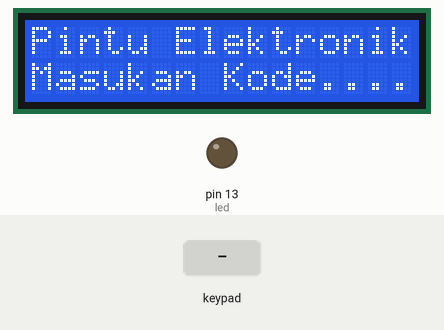
Simulated run of this sketch. Board: Arduino Uno, built with avr-gcc and run on an emulated ATmega328P. Parts: 16×2 character LCD, output pins drawn as LEDs (lit = HIGH). The inputs (shaded band) are chosen by the test bench.

Above: at 1.45 s.
1.8 s: keypad keys 1 1 0 8 2 0 * pressed 0.74 s apart
At 7.1 s:
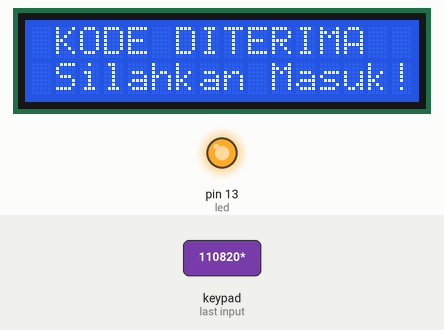
8.4 s: key '*' pressed
At 10.15 s:
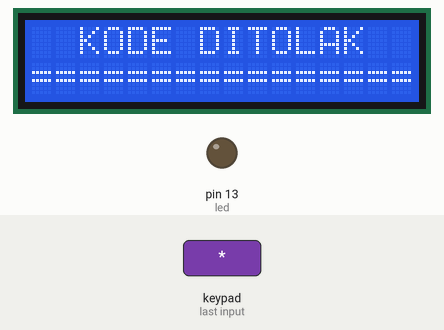
11.4 s: keypad keys 1 1 0 8 2 0 # pressed 0.74 s apart
At 15.5 s:
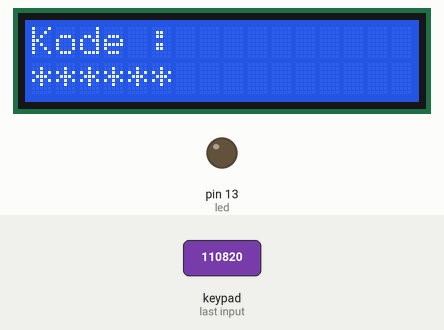
18.0 s: key '1' pressed
At 19.5 s:
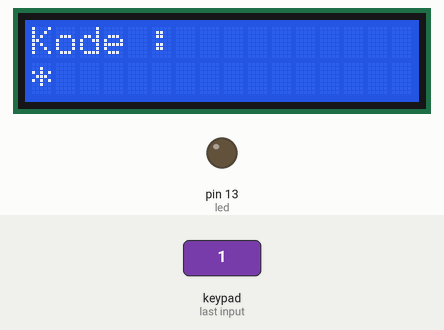
19.8 s: keypad keys 1 1 0 8 2 0 pressed 0.74 s apart
At 24.5 s:
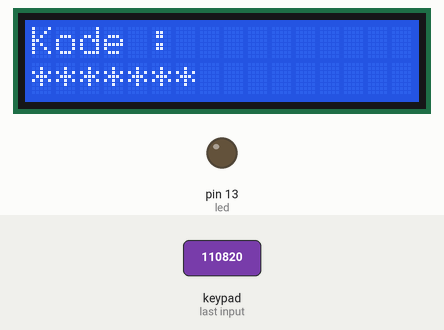
25.7 s: keypad keys 1 3 9 7 2 2 pressed 0.74 s apart
At 30.1 s:
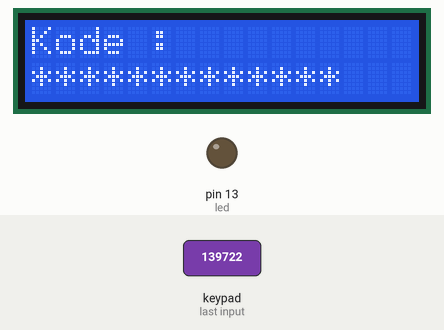
Timing chart, 0 to 31.6 s (numbered marks = the images above; inputs shaded):
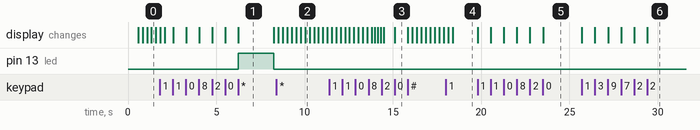

Measured:
- after the input at 1.8 s, pin 13 (led): LOW → HIGH after 4.5 s, → LOW 2.0 s later; the display: first differs from a run without the input after 0.29 s (image 1 shows a later state)
- after the input at 8.4 s, the display: first differs from a run without the input after 1.4 s (image 2 shows a later state)
- after the input at 11.4 s, the display: first differs from a run without the input after 2.4 s (image 3 shows a later state)
- after the input at 18.0 s, the display: first differs from a run without the input after 0.38 s (image 4)
- after the input at 19.8 s, the display: first changes at once (image 5 shows a later state)
- after the input at 25.7 s, the display: first changes at once (image 6 shows a later state)
- what the display in image 1 shows lasts 2.0 s, from 6.3 s to 8.3 s

The sketch:

Sketch_Rangkaian_Kunci_Elektronik_dengan_Password.ino
```cpp
#include <LiquidCrystal.h>
#include <Password.h>
#include <Keypad.h>
Password password = Password( "110820" );
LiquidCrystal lcd(12, 11, 10, 9, 8, 7);
int x = 0;
int a = 0;
int led = 13;
const byte JmlBaris = 4;
const byte JmlKolom = 3;
char keys[JmlBaris][ JmlKolom] = {
  {'1','2','3'},
  {'4','5','6'},
  {'7','8','9'},
  {'*','0','#'}
  };
  byte PinBaris [JmlBaris] = { 3, 2, 1, 0};
  byte PinKolom[JmlKolom] = { 4, 5, 6 };
Keypad syahwil = Keypad( makeKeymap(keys), PinBaris,   PinKolom, JmlBaris, JmlKolom );
void setup() {
  lcd.begin(16, 2);
  lcd.setCursor(0,0);
  lcd.print("Power On...");
  lcd.setCursor(0,1);
  lcd.print("...by TT3ABCD...");
  delay(500);
  lcd.clear();
  syahwil.addEventListener(keypadEvent);
}
void loop() {
  pinMode(led, OUTPUT);
   if (a==0) {
     lcd.setCursor(0, 0);
     lcd.print("Pintu Elektronik!");
     lcd.setCursor(0, 1);
     lcd.print("Masukan Kode....");
     lcd.noDisplay();
     delay(250);
     lcd.display();
     delay(250);
}
  syahwil.getKey();
}
void keypadEvent(KeypadEvent eKey){
  switch (syahwil.getState()){
    case PRESSED:
      if (a == 0){
         lcd.clear();
         a = 1;
      }
      lcd.setCursor(0, 0);
      lcd.print("Kode :          ");
      lcd.setCursor(x, 1);
switch (eKey){
case '*':
  checkPassword();
  password.reset();
  break;
case '#':
  password.reset();
  lcd.setCursor(0, 0);
  lcd.clear();
  x=0;
  a=0;
  break;
default:
  password.append(eKey);
  lcd.print("*");
  x++;}
}
}
void checkPassword(){
if (password.evaluate()){
  lcd.clear();
  lcd.setCursor(0, 0);
  lcd.print(" KODE DITERIMA");
  lcd.setCursor(0, 1);
  lcd.print(" Silahkan Masuk!");
  digitalWrite(led, HIGH);
  delay(2000);
  digitalWrite(led, LOW);
  x = 0;
  a = 0;
 } else {
     lcd.clear();
     lcd.setCursor(0, 0);
     lcd.print("  KODE DITOLAK ");
     lcd.setCursor(0, 1);
     lcd.print("================");
 for(int i=0; i < 5; i++) {
    lcd.noDisplay();
    delay(250);
    lcd.display();
    delay(250);
    x=0;
    a=0;
}
}
}
```
